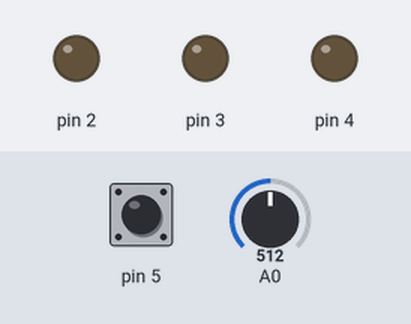
Simulated run of this sketch. Board: Arduino Uno, built with avr-gcc and run on an emulated ATmega328P. Shown: output pins drawn as LEDs (lit = HIGH). Dashed ring = blinking. The inputs (shaded band) are chosen by the test bench; at power-on: A0 = 512, pin 5 LOW.

Above: at 0.07 s.
1.3 s: A0 set to 103
At 2.16 s:
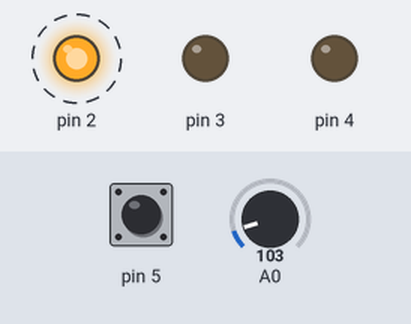
4.3 s: A0 set to 87
At 5.16 s:
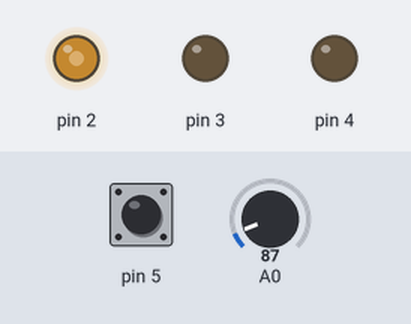
7.3 s: pin 5 driven HIGH
At 7.72 s:
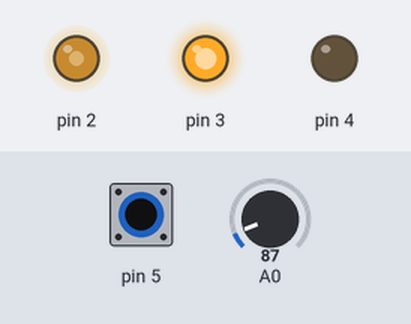
10.3 s: A0 set to 110
13.3 s: A0 set to 139
16.3 s: pin 5 pulsed LOW 2 times (0.12 s each, 0.3 s apart)
At 17.12 s:
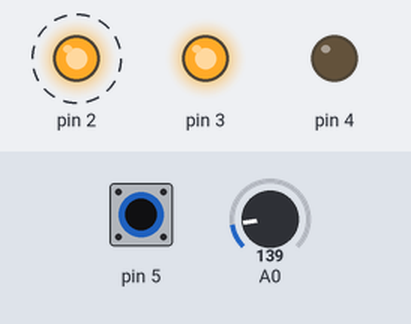
Timing chart, 0 to 20.3 s (numbered marks = the images above; inputs shaded):
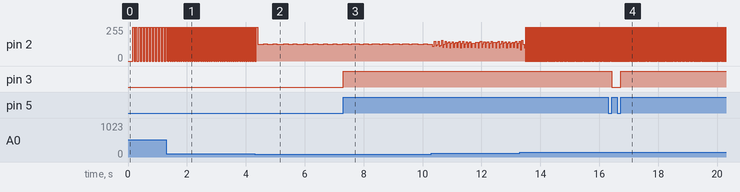

The sketch:

stepper.ino
```cpp
void setup() {
  Serial.begin(9600);
  pinMode(2, OUTPUT);
  pinMode(3, OUTPUT);
  pinMode(4, OUTPUT);
  pinMode(5, INPUT);

  digitalWrite(3, LOW);
  digitalWrite(4, LOW);
}

unsigned long t1, dt;
int p = 100;
int st, pst;

void loop() {
  st = digitalRead(5);
  if (st && !pst) {
    dir(3);
  }
  pst = st;

  dt = millis() - t1;
  if (dt > p) {
    p = map( analogRead(A0), 0, 1024, 1, 100 );
    toggle(2);
    t1 = millis();
  }

}

void toggle(int pin) {
  static int s = LOW;
  digitalWrite(pin, s);
  s = !s;
}

void dir(int pin) {
  static int s = HIGH;
  digitalWrite(pin, s);
  s = !s;
}
```

Measured:
- the behaviour switches between 94 and 93 on A0 (found by bisection; images 1 and 2)
- after the input at 1.3 s, pin 2: alternates 255/255 for 0.01 s and 0/255 for 0.01 s, starting at once
- after the input at 7.3 s, pin 3: LOW → HIGH at once
- after the input at 16.3 s, pin 3: HIGH → LOW after 0.12 s, → HIGH 0.30 s later
- by itself, pin 2: alternates 255/255 for 0.05 s and 0/255 for 0.05 s
